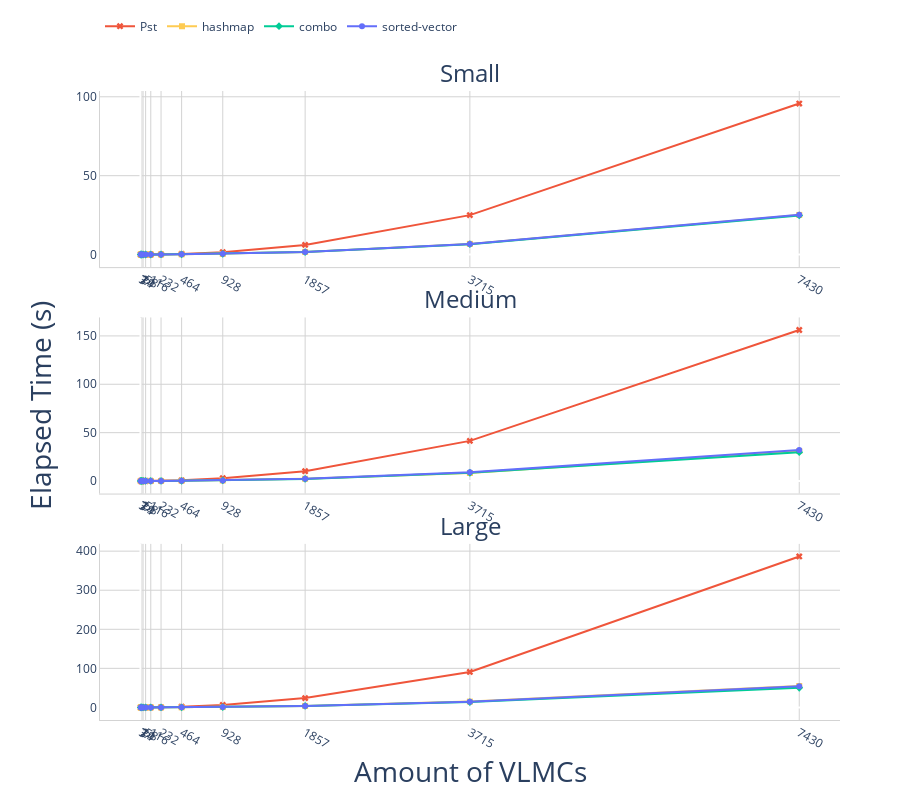

The notebook cell saved with this chart:
### Markdown cell above
## Visualize time elapsed compared to amount of VLMCs compared

### Code cell
df_sv = pd.read_csv('csv_results/sorted-vector_ecoli_03_20_12_30.csv')
df_hm = pd.read_csv('csv_results/hashmap_ecoli_03_20_12_32.csv')
df_co = pd.read_csv('csv_results/combo_ecoli_03_20_12_51.csv')
df_pst = pd.read_csv('csv_results/ecoli_03_16_09_44.csv')


fig = make_subplots(rows=3, cols=1, shared_yaxes=False, 
                    x_title="Amount of VLMCs",
                    y_title="Elapsed Time (s)",
                    subplot_titles=("Small", "Medium", "Large"), 
                    horizontal_spacing= 0.02, vertical_spacing= 0.08) # specs=[[{}, {}],[{"colspan": 2}, None]])

fig.add_trace(go.Scatter(x=df_pst[df_pst.vlmc_size=='small']['set_size'], y=df_pst[df_pst.vlmc_size=='small']['elapsed_time'], line_color='#EF553B', name="Pst", marker_symbol='x'), 1, 1)
fig.add_trace(go.Scatter(x=df_hm[df_hm.vlmc_size=='small']['set_size'], y=df_hm[df_hm.vlmc_size=='small']['elapsed_time'], line_color='#FECB52', name="hashmap", marker_symbol='square'), 1, 1)
fig.add_trace(go.Scatter(x=df_co[df_co.vlmc_size=='small']['set_size'], y=df_co[df_co.vlmc_size=='small']['elapsed_time'], line_color='#00CC96', name="combo", marker_symbol='diamond'), 1, 1)
fig.add_trace(go.Scatter(x=df_sv[df_sv.vlmc_size=='small']['set_size'], y=df_sv[df_sv.vlmc_size=='small']['elapsed_time'], line_color='#636EFA', name="sorted-vector"), 1, 1)

fig.add_trace(go.Scatter(x=df_pst[df_pst.vlmc_size=='medium']['set_size'], y=df_pst[df_pst.vlmc_size=='medium']['elapsed_time'], line_color='#EF553B', name="Pst", marker_symbol='x', showlegend = False), 2, 1)
fig.add_trace(go.Scatter(x=df_hm[df_hm.vlmc_size=='medium']['set_size'], y=df_hm[df_hm.vlmc_size=='medium']['elapsed_time'], line_color='#FECB52', name="hashmap", marker_symbol='square', showlegend = False), 2, 1)
fig.add_trace(go.Scatter(x=df_co[df_co.vlmc_size=='medium']['set_size'], y=df_co[df_co.vlmc_size=='medium']['elapsed_time'], line_color='#00CC96', name="combo", marker_symbol='diamond', showlegend = False), 2, 1)
fig.add_trace(go.Scatter(x=df_sv[df_sv.vlmc_size=='medium']['set_size'], y=df_sv[df_sv.vlmc_size=='medium']['elapsed_time'], line_color='#636EFA', name="sorted-vector", showlegend = False), 2, 1)

fig.add_trace(go.Scatter(x=df_pst[df_pst.vlmc_size=='large']['set_size'], y=df_pst[df_pst.vlmc_size=='large']['elapsed_time'], line_color='#EF553B', name="Pst", marker_symbol='x', showlegend = False), 3, 1)
fig.add_trace(go.Scatter(x=df_hm[df_hm.vlmc_size=='large']['set_size'], y=df_hm[df_hm.vlmc_size=='large']['elapsed_time'], line_color='#FECB52', name="hashmap", marker_symbol='square', showlegend = False), 3, 1)
fig.add_trace(go.Scatter(x=df_co[df_co.vlmc_size=='large']['set_size'], y=df_co[df_co.vlmc_size=='large']['elapsed_time'], line_color='#00CC96', name="combo", marker_symbol='diamond', showlegend = False), 3, 1)
fig.add_trace(go.Scatter(x=df_sv[df_sv.vlmc_size=='large']['set_size'], y=df_sv[df_sv.vlmc_size=='large']['elapsed_time'], line_color='#636EFA', name="sorted-vector", showlegend = False), 3, 1)


fig.update_layout(legend=dict(
    orientation="h",
    yanchor="bottom",
    y=1.08),
    margin=dict(l=100, r=60, t=60, b=80),
    height=800,
    plot_bgcolor="white")

fig.update_xaxes(gridcolor='LightGrey', row=1, col=1)
fig.update_yaxes(gridcolor='LightGrey', row=1, col=1)
# fig.update_yaxes(tickvals=[0, 0.1, 0.2, 0.3, 0.4, 0.5], row=1, col=1)
fig.update_xaxes(tickvals=list(df_sv[df_sv.vlmc_size=='small']['set_size']), row=1, col=1)
fig.update_xaxes(showline=True, linewidth=1, linecolor='LightGrey', row=1, col=1)
fig.update_yaxes(showline=True, linewidth=1, linecolor='LightGrey', row=1, col=1)

fig.update_xaxes(gridcolor='LightGrey', row=2, col=1)
fig.update_yaxes(gridcolor='LightGrey', row=2, col=1)
# fig.update_yaxes(tickvals=[0, 1, 2, 3, 4, 5], row=2, col=1)
fig.update_xaxes(tickvals=list(df_sv[df_sv.vlmc_size=='small']['set_size']), row=2, col=1)
fig.update_xaxes(showline=True, linewidth=1, linecolor='LightGrey', row=2, col=1)
fig.update_yaxes(showline=True, linewidth=1, linecolor='LightGrey', row=2, col=1)

fig.update_xaxes(gridcolor='LightGrey', row=3, col=1)
fig.update_yaxes(gridcolor='LightGrey', row=3, col=1)
# fig.update_yaxes(tickvals=[0, 5, 10, 15, 20, 25, 30], row=3, col=1)
fig.update_xaxes(tickvals=list(df_sv[df_sv.vlmc_size=='small']['set_size']), row=3, col=1)
fig.update_xaxes(showline=True, linewidth=1, linecolor='LightGrey', row=3, col=1)
fig.update_yaxes(showline=True, linewidth=1, linecolor='LightGrey', row=3, col=1)

fig.layout.annotations[0]["font"] = {'size': 24}
fig.layout.annotations[1]["font"] = {'size': 24}
fig.layout.annotations[2]["font"] = {'size': 24}

fig.layout.annotations[3]["font"] = {'size': 28}
fig.layout.annotations[4]["font"] = {'size': 28}
fig.show()
fig.write_image("images/ecoli_elapsed_time.pdf")

### Figure 1 — Plotly figure (JSON) as saved in the notebook; plotly's stock layout.template omitted (floating-point values rounded to 4 significant figures)
{"data": [{"line": {"color": "#EF553B"}, "marker": {"symbol": "x"}, "name": "Pst", "type": "scatter", "x": [7430, 3715, 1857, 928, 464, 232, 116, 58, 29, 14, 7, 3], "xaxis": "x", "y": [95.71, 25.0, 6.138, 1.541, 0.393, 0.1112, 0.03938, 0.0155, 0.0101, 0.00661, 0.005965, 0.005603], "yaxis": "y"}, {"line": {"color": "#FECB52"}, "marker": {"symbol": "square"}, "name": "hashmap", "type": "scatter", "x": [7430, 3715, 1857, 928, 464, 232, 116, 58, 29, 14, 7, 3], "xaxis": "x", "y": [25.12, 6.778, 1.68, 0.4188, 0.1638, 0.08783, 0.05526, 0.04594, 0.04303, 0.04597, 0.04137, 0.04021], "yaxis": "y"}, {"line": {"color": "#00CC96"}, "marker": {"symbol": "diamond"}, "name": "combo", "type": "scatter", "x": [7430, 3715, 1857, 928, 464, 232, 116, 58, 29, 14, 7, 3], "xaxis": "x", "y": [24.79, 6.602, 1.603, 0.4781, 0.1833, 0.07998, 0.05543, 0.05106, 0.04323, 0.0418, 0.04227, 0.03938], "yaxis": "y"}, {"line": {"color": "#636EFA"}, "name": "sorted-vector", "type": "scatter", "x": [7430, 3715, 1857, 928, 464, 232, 116, 58, 29, 14, 7, 3], "xaxis": "x", "y": [25.21, 6.777, 1.624, 0.4657, 0.1529, 0.07556, 0.05451, 0.0457, 0.04382, 0.04128, 0.04105, 0.04505], "yaxis": "y"}, {"line": {"color": "#EF553B"}, "marker": {"symbol": "x"}, "name": "Pst", "showlegend": false, "type": "scatter", "x": [7430, 3715, 1857, 928, 464, 232, 116, 58, 29, 14, 7, 3], "xaxis": "x2", "y": [156.1, 41.51, 10.15, 2.951, 0.6768, 0.1874, 0.05138, 0.01511, 0.00937, 0.00714, 0.00716, 0.004922], "yaxis": "y2"}, {"line": {"color": "#FECB52"}, "marker": {"symbol": "square"}, "name": "hashmap", "showlegend": false, "type": "scatter", "x": [7430, 3715, 1857, 928, 464, 232, 116, 58, 29, 14, 7, 3], "xaxis": "x2", "y": [30.94, 8.232, 2.275, 0.5642, 0.1976, 0.08434, 0.05434, 0.04385, 0.04215, 0.04202, 0.04007, 0.03896], "yaxis": "y2"}, {"line": {"color": "#00CC96"}, "marker": {"symbol": "diamond"}, "name": "combo", "showlegend": false, "type": "scatter", "x": [7430, 3715, 1857, 928, 464, 232, 116, 58, 29, 14, 7, 3], "xaxis": "x2", "y": [29.81, 8.534, 2.179, 0.5534, 0.1865, 0.08193, 0.06029, 0.05145, 0.04309, 0.0414, 0.04191, 0.03983], "yaxis": "y2"}, {"line": {"color": "#636EFA"}, "name": "sorted-vector", "showlegend": false, "type": "scatter", "x": [7430, 3715, 1857, 928, 464, 232, 116, 58, 29, 14, 7, 3], "xaxis": "x2", "y": [32.18, 9.123, 2.208, 0.644, 0.185, 0.08278, 0.05409, 0.04409, 0.04094, 0.04262, 0.03962, 0.03997], "yaxis": "y2"}, {"line": {"color": "#EF553B"}, "marker": {"symbol": "x"}, "name": "Pst", "showlegend": false, "type": "scatter", "x": [7430, 3715, 1857, 928, 464, 232, 116, 58, 29, 14, 7, 3], "xaxis": "x3", "y": [386.5, 90.85, 23.94, 6.221, 1.754, 0.3745, 0.102, 0.03778, 0.01146, 0.009264, 0.007724, 0.006724], "yaxis": "y3"}, {"line": {"color": "#FECB52"}, "marker": {"symbol": "square"}, "name": "hashmap", "showlegend": false, "type": "scatter", "x": [7430, 3715, 1857, 928, 464, 232, 116, 58, 29, 14, 7, 3], "xaxis": "x3", "y": [54.82, 14.93, 3.958, 1.017, 0.2872, 0.1011, 0.06229, 0.05146, 0.04599, 0.04333, 0.04333, 0.04018], "yaxis": "y3"}, {"line": {"color": "#00CC96"}, "marker": {"symbol": "diamond"}, "name": "combo", "showlegend": false, "type": "scatter", "x": [7430, 3715, 1857, 928, 464, 232, 116, 58, 29, 14, 7, 3], "xaxis": "x3", "y": [50.36, 13.63, 3.949, 1.042, 0.2737, 0.09938, 0.06581, 0.05964, 0.04283, 0.04885, 0.04134, 0.03969], "yaxis": "y3"}, {"line": {"color": "#636EFA"}, "name": "sorted-vector", "showlegend": false, "type": "scatter", "x": [7430, 3715, 1857, 928, 464, 232, 116, 58, 29, 14, 7, 3], "xaxis": "x3", "y": [54.46, 14.62, 3.874, 1.106, 0.3434, 0.1047, 0.06251, 0.05054, 0.04355, 0.04338, 0.04187, 0.041], "yaxis": "y3"}], "layout": {"annotations": [{"font": {"size": 24}, "showarrow": false, "text": "Small", "x": 0.5, "xanchor": "center", "xref": "paper", "y": 1, "yanchor": "bottom", "yref": "paper"}, {"font": {"size": 24}, "showarrow": false, "text": "Medium", "x": 0.5, "xanchor": "center", "xref": "paper", "y": 0.64, "yanchor": "bottom", "yref": "paper"}, {"font": {"size": 24}, "showarrow": false, "text": "Large", "x": 0.5, "xanchor": "center", "xref": "paper", "y": 0.28, "yanchor": "bottom", "yref": "paper"}, {"font": {"size": 28}, "showarrow": false, "text": "Amount of VLMCs", "x": 0.5, "xanchor": "center", "xref": "paper", "y": 0, "yanchor": "top", "yref": "paper", "yshift": -30}, {"font": {"size": 28}, "showarrow": false, "text": "Elapsed Time (s)", "textangle": -90, "x": 0, "xanchor": "right", "xref": "paper", "xshift": -40, "y": 0.5, "yanchor": "middle", "yref": "paper"}], "height": 800, "legend": {"orientation": "h", "y": 1.08, "yanchor": "bottom"}, "margin": {"b": 80, "l": 100, "r": 60, "t": 60}, "plot_bgcolor": "white", "xaxis": {"anchor": "y", "domain": [0, 1], "gridcolor": "LightGrey", "linecolor": "LightGrey", "linewidth": 1, "showline": true, "tickvals": [7430, 3715, 1857, 928, 464, 232, 116, 58, 29, 14, 7, 3]}, "xaxis2": {"anchor": "y2", "domain": [0, 1], "gridcolor": "LightGrey", "linecolor": "LightGrey", "linewidth": 1, "showline": true, "tickvals": [7430, 3715, 1857, 928, 464, 232, 116, 58, 29, 14, 7, 3]}, "xaxis3": {"anchor": "y3", "domain": [0, 1], "gridcolor": "LightGrey", "linecolor": "LightGrey", "linewidth": 1, "showline": true, "tickvals": [7430, 3715, 1857, 928, 464, 232, 116, 58, 29, 14, 7, 3]}, "yaxis": {"anchor": "x", "domain": [0.72, 1], "gridcolor": "LightGrey", "linecolor": "LightGrey", "linewidth": 1, "showline": true}, "yaxis2": {"anchor": "x2", "domain": [0.36, 0.64], "gridcolor": "LightGrey", "linecolor": "LightGrey", "linewidth": 1, "showline": true}, "yaxis3": {"anchor": "x3", "domain": [0, 0.28], "gridcolor": "LightGrey", "linecolor": "LightGrey", "linewidth": 1, "showline": true}}}
